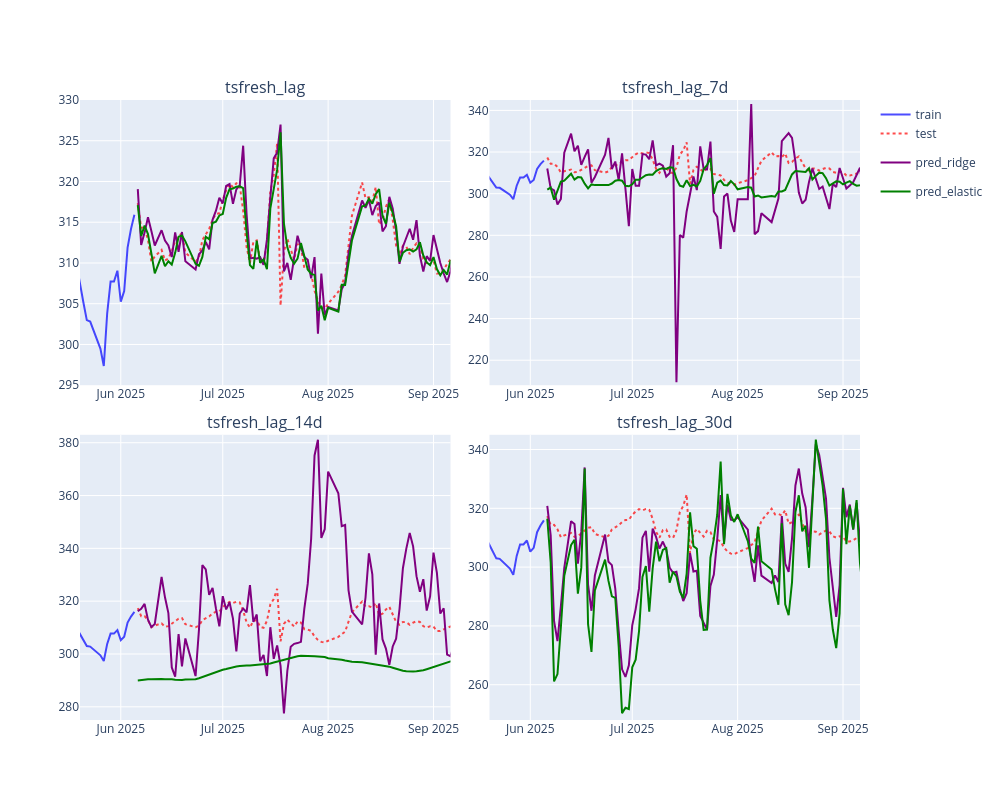

Notebook source saved alongside this figure:
### Code cell
fig = go.Figure()


fig = make_subplots(
    rows=2, cols=2,
    subplot_titles=[
        "tsfresh_lag",
        "tsfresh_lag_7d",
        "tsfresh_lag_14d",
        "tsfresh_lag_30d"
    ],
    horizontal_spacing=0.05,
    vertical_spacing=0.08,
)

for i in range(1, 3):
    for j in range(1, 3):
        fig.add_trace(go.Scatter(
            x=ts_train_graph, 
            y=y_train_graph, 
            mode='lines', 
            name='train',
            legendgroup="train",
            showlegend=(i == 1 and j == 1),
            line=dict(color="blue"),
            opacity=0.7
        ), row=i, col=j)
        
        fig.add_trace(go.Scatter(
            x=ts_test_graph, 
            y=y_test_graph, 
            mode='lines', 
            name='test',
            legendgroup="train",
            showlegend=(i == 1 and j == 1),
            line=dict(color="red", dash="dot"),
            opacity=0.7
        ), row=i, col=j)

def AddTrace(pred_ridge, pred_elastic, ts, i, j):
    fig.add_trace(go.Scatter(
        x=ts, 
        y=pred_ridge, 
        legendgroup="ridge",
        showlegend=(i == 1 and j == 1),
        mode='lines', 
        name='pred_ridge',
        line=dict(color="purple")
    ), row=i, col=j)
    fig.add_trace(go.Scatter(
        x=ts, 
        y=pred_elastic, 
        legendgroup="elastic",
        showlegend=(i == 1 and j == 1),
        mode='lines', 
        name='pred_elastic',
        line=dict(color="green")
    ), row=i, col=j)

AddTrace(y_pred_ridge_tsfresh_ext, y_pred_elactic_tsf_ext_grid, ts_test_ridge_tsfresh_ext, 1, 1)
AddTrace(y_pred_ridge_tsfresh_ext_7d, y_pred_elactic_tsf_ext_grid_7d, ts_test_ridge_tsfresh_ext, 1, 2)
AddTrace(y_pred_ridge_tsfresh_ext_14d, y_pred_elactic_tsf_ext_grid_14d, ts_test_ridge_tsfresh_ext, 2, 1)
AddTrace(y_pred_ridge_tsfresh_ext_30d, y_pred_elactic_tsf_ext_grid_30d, ts_test_ridge_tsfresh_ext, 2, 2)

fig.update_layout(width=1000, height=800)
fig.update_xaxes(range=[pd.Timestamp('2025-05-20'), pd.Timestamp('2025-09-06')])
fig.update_yaxes(range=[295, 330], row=1, col=1)
fig.update_yaxes(range=[208, 345], row=1, col=2)
fig.update_yaxes(range=[275, 383], row=2, col=1)
fig.update_yaxes(range=[248, 345], row=2, col=2)
fig.show()
